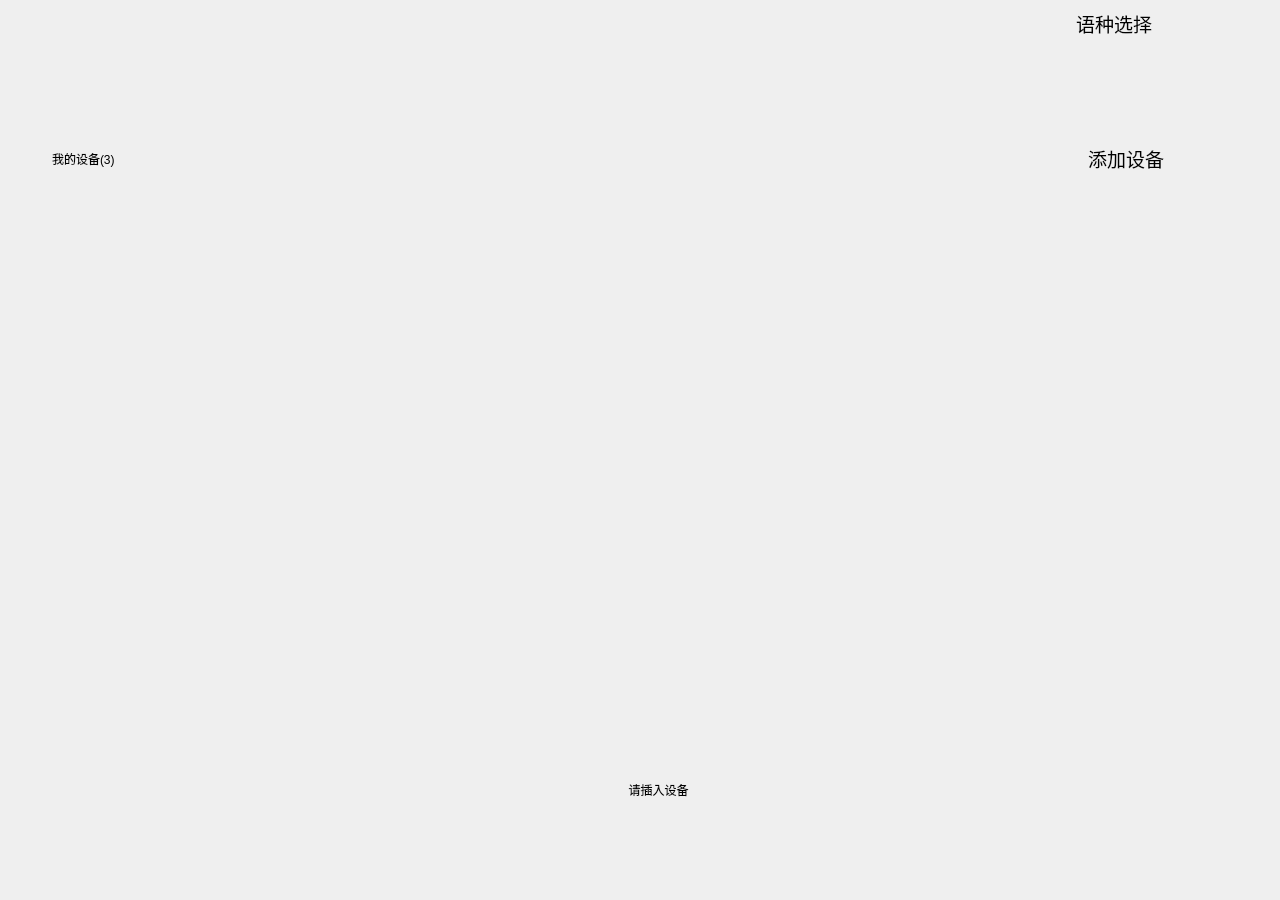
<?xml version="1.0" encoding="UTF-8"?>
<ui version="4.0">
 <class>MainWindow</class>
 <widget class="QMainWindow" name="MainWindow">
  <property name="geometry">
   <rect>
    <x>0</x>
    <y>0</y>
    <width>1280</width>
    <height>900</height>
   </rect>
  </property>
  <property name="windowTitle">
   <string>MainWindow</string>
  </property>
  <property name="styleSheet">
   <string notr="true">border-radius:20px;</string>
  </property>
  <widget class="QWidget" name="centralwidget">
   <widget class="QPushButton" name="pushButtonExit">
    <property name="geometry">
     <rect>
      <x>1236</x>
      <y>14</y>
      <width>24</width>
      <height>20</height>
     </rect>
    </property>
    <property name="cursor">
     <cursorShape>PointingHandCursor</cursorShape>
    </property>
    <property name="styleSheet">
     <string notr="true">border:none;</string>
    </property>
    <property name="text">
     <string notr="true"/>
    </property>
    <property name="icon">
     <iconset resource="images.qrc">
      <normaloff>:/images/btn-close.png</normaloff>:/images/btn-close.png</iconset>
    </property>
    <property name="iconSize">
     <size>
      <width>20</width>
      <height>20</height>
     </size>
    </property>
   </widget>
   <widget class="QPushButton" name="pushButtonLang">
    <property name="geometry">
     <rect>
      <x>1044</x>
      <y>11</y>
      <width>135</width>
      <height>24</height>
     </rect>
    </property>
    <property name="font">
     <font>
      <pointsize>14</pointsize>
     </font>
    </property>
    <property name="cursor">
     <cursorShape>PointingHandCursor</cursorShape>
    </property>
    <property name="focusPolicy">
     <enum>Qt::FocusPolicy::NoFocus</enum>
    </property>
    <property name="styleSheet">
     <string notr="true"/>
    </property>
    <property name="text">
     <string> 语种选择</string>
    </property>
    <property name="icon">
     <iconset resource="images.qrc">
      <normaloff>:/images/m-lang.png</normaloff>:/images/m-lang.png</iconset>
    </property>
    <property name="iconSize">
     <size>
      <width>20</width>
      <height>20</height>
     </size>
    </property>
    <property name="flat">
     <bool>true</bool>
    </property>
   </widget>
   <widget class="QLabel" name="labelLarge">
    <property name="geometry">
     <rect>
      <x>218</x>
      <y>740</y>
      <width>881</width>
      <height>99</height>
     </rect>
    </property>
    <property name="text">
     <string>请插入设备</string>
    </property>
    <property name="alignment">
     <set>Qt::AlignmentFlag::AlignCenter</set>
    </property>
   </widget>
   <widget class="QWidget" name="layoutWidget">
    <property name="geometry">
     <rect>
      <x>2</x>
      <y>38</y>
      <width>1282</width>
      <height>793</height>
     </rect>
    </property>
    <layout class="QVBoxLayout" name="verticalLayout_2">
     <property name="spacing">
      <number>20</number>
     </property>
     <property name="leftMargin">
      <number>10</number>
     </property>
     <property name="rightMargin">
      <number>10</number>
     </property>
     <item>
      <layout class="QHBoxLayout" name="horizontalLayoutTop" stretch="0,0">
       <property name="leftMargin">
        <number>25</number>
       </property>
       <property name="bottomMargin">
        <number>40</number>
       </property>
       <item>
        <widget class="QLabel" name="labelLogo">
         <property name="minimumSize">
          <size>
           <width>120</width>
           <height>36</height>
          </size>
         </property>
         <property name="maximumSize">
          <size>
           <width>120</width>
           <height>36</height>
          </size>
         </property>
         <property name="text">
          <string/>
         </property>
         <property name="pixmap">
          <pixmap resource="images.qrc">:/images/AkkoFlag.png</pixmap>
         </property>
         <property name="scaledContents">
          <bool>true</bool>
         </property>
         <property name="wordWrap">
          <bool>true</bool>
         </property>
        </widget>
       </item>
       <item>
        <spacer name="horizontalSpacer_2">
         <property name="orientation">
          <enum>Qt::Orientation::Horizontal</enum>
         </property>
         <property name="sizeHint" stdset="0">
          <size>
           <width>40</width>
           <height>20</height>
          </size>
         </property>
        </spacer>
       </item>
      </layout>
     </item>
     <item>
      <layout class="QHBoxLayout" name="horizontalLayoutInfo">
       <property name="leftMargin">
        <number>40</number>
       </property>
       <property name="rightMargin">
        <number>110</number>
       </property>
       <item>
        <widget class="QLabel" name="labelInfo0">
         <property name="minimumSize">
          <size>
           <width>0</width>
           <height>50</height>
          </size>
         </property>
         <property name="text">
          <string>我的设备(3)</string>
         </property>
        </widget>
       </item>
       <item>
        <spacer name="horizontalSpacer">
         <property name="orientation">
          <enum>Qt::Orientation::Horizontal</enum>
         </property>
         <property name="sizeHint" stdset="0">
          <size>
           <width>40</width>
           <height>20</height>
          </size>
         </property>
        </spacer>
       </item>
       <item>
        <widget class="QPushButton" name="pushButtonScan">
         <property name="font">
          <font>
           <pointsize>14</pointsize>
          </font>
         </property>
         <property name="cursor">
          <cursorShape>PointingHandCursor</cursorShape>
         </property>
         <property name="text">
          <string>添加设备</string>
         </property>
         <property name="icon">
          <iconset resource="images.qrc">
           <normaloff>:/images/m-reset.png</normaloff>:/images/m-reset.png</iconset>
         </property>
         <property name="iconSize">
          <size>
           <width>20</width>
           <height>20</height>
          </size>
         </property>
         <property name="flat">
          <bool>true</bool>
         </property>
        </widget>
       </item>
      </layout>
     </item>
     <item>
      <layout class="QVBoxLayout" name="verticalLayout" stretch="0,0">
       <property name="spacing">
        <number>20</number>
       </property>
       <item>
        <widget class="QScrollArea" name="scrollArea">
         <property name="minimumSize">
          <size>
           <width>1260</width>
           <height>0</height>
          </size>
         </property>
         <property name="styleSheet">
          <string notr="true">border: none;
background:transparent;</string>
         </property>
         <property name="widgetResizable">
          <bool>true</bool>
         </property>
         <widget class="QWidget" name="scrollAreaWidgetContents">
          <property name="geometry">
           <rect>
            <x>0</x>
            <y>0</y>
            <width>1260</width>
            <height>550</height>
           </rect>
          </property>
          <layout class="QHBoxLayout" name="horizontalLayout_2">
           <property name="spacing">
            <number>12</number>
           </property>
           <property name="leftMargin">
            <number>0</number>
           </property>
           <property name="topMargin">
            <number>0</number>
           </property>
           <property name="rightMargin">
            <number>0</number>
           </property>
           <property name="bottomMargin">
            <number>0</number>
           </property>
          </layout>
         </widget>
        </widget>
       </item>
       <item>
        <layout class="QHBoxLayout" name="horizontalLayout">
         <property name="spacing">
          <number>60</number>
         </property>
         <item>
          <spacer name="horizontalSpacerL">
           <property name="orientation">
            <enum>Qt::Orientation::Horizontal</enum>
           </property>
           <property name="sizeHint" stdset="0">
            <size>
             <width>40</width>
             <height>20</height>
            </size>
           </property>
          </spacer>
         </item>
         <item alignment="Qt::AlignmentFlag::AlignHCenter">
          <widget class="QLabel" name="labelPrev">
           <property name="cursor">
            <cursorShape>PointingHandCursor</cursorShape>
           </property>
           <property name="text">
            <string/>
           </property>
           <property name="pixmap">
            <pixmap resource="images.qrc">:/images/a-left.png</pixmap>
           </property>
          </widget>
         </item>
         <item alignment="Qt::AlignmentFlag::AlignHCenter">
          <widget class="QLabel" name="labelNext">
           <property name="cursor">
            <cursorShape>PointingHandCursor</cursorShape>
           </property>
           <property name="text">
            <string/>
           </property>
           <property name="pixmap">
            <pixmap resource="images.qrc">:/images/a-right.png</pixmap>
           </property>
          </widget>
         </item>
         <item>
          <spacer name="horizontalSpacerR">
           <property name="orientation">
            <enum>Qt::Orientation::Horizontal</enum>
           </property>
           <property name="sizeHint" stdset="0">
            <size>
             <width>40</width>
             <height>20</height>
            </size>
           </property>
          </spacer>
         </item>
        </layout>
       </item>
      </layout>
     </item>
    </layout>
   </widget>
   <widget class="QFrame" name="frameEmb">
    <property name="geometry">
     <rect>
      <x>1</x>
      <y>120</y>
      <width>1278</width>
      <height>780</height>
     </rect>
    </property>
    <property name="focusPolicy">
     <enum>Qt::FocusPolicy::StrongFocus</enum>
    </property>
    <property name="styleSheet">
     <string notr="true"/>
    </property>
    <property name="frameShape">
     <enum>QFrame::Shape::StyledPanel</enum>
    </property>
    <property name="frameShadow">
     <enum>QFrame::Shadow::Raised</enum>
    </property>
   </widget>
   <widget class="QPushButton" name="pushButtonMin">
    <property name="geometry">
     <rect>
      <x>1194</x>
      <y>14</y>
      <width>24</width>
      <height>20</height>
     </rect>
    </property>
    <property name="cursor">
     <cursorShape>PointingHandCursor</cursorShape>
    </property>
    <property name="styleSheet">
     <string notr="true">border:none;</string>
    </property>
    <property name="text">
     <string notr="true"/>
    </property>
    <property name="icon">
     <iconset resource="images.qrc">
      <normaloff>:/images/btn-min.png</normaloff>:/images/btn-min.png</iconset>
    </property>
    <property name="iconSize">
     <size>
      <width>20</width>
      <height>20</height>
     </size>
    </property>
   </widget>
   <zorder>frameEmb</zorder>
   <zorder>labelLarge</zorder>
   <zorder>layoutWidget</zorder>
   <zorder>pushButtonExit</zorder>
   <zorder>pushButtonLang</zorder>
   <zorder>pushButtonMin</zorder>
  </widget>
 </widget>
 <resources>
  <include location="images.qrc"/>
 </resources>
 <connections/>
</ui>
